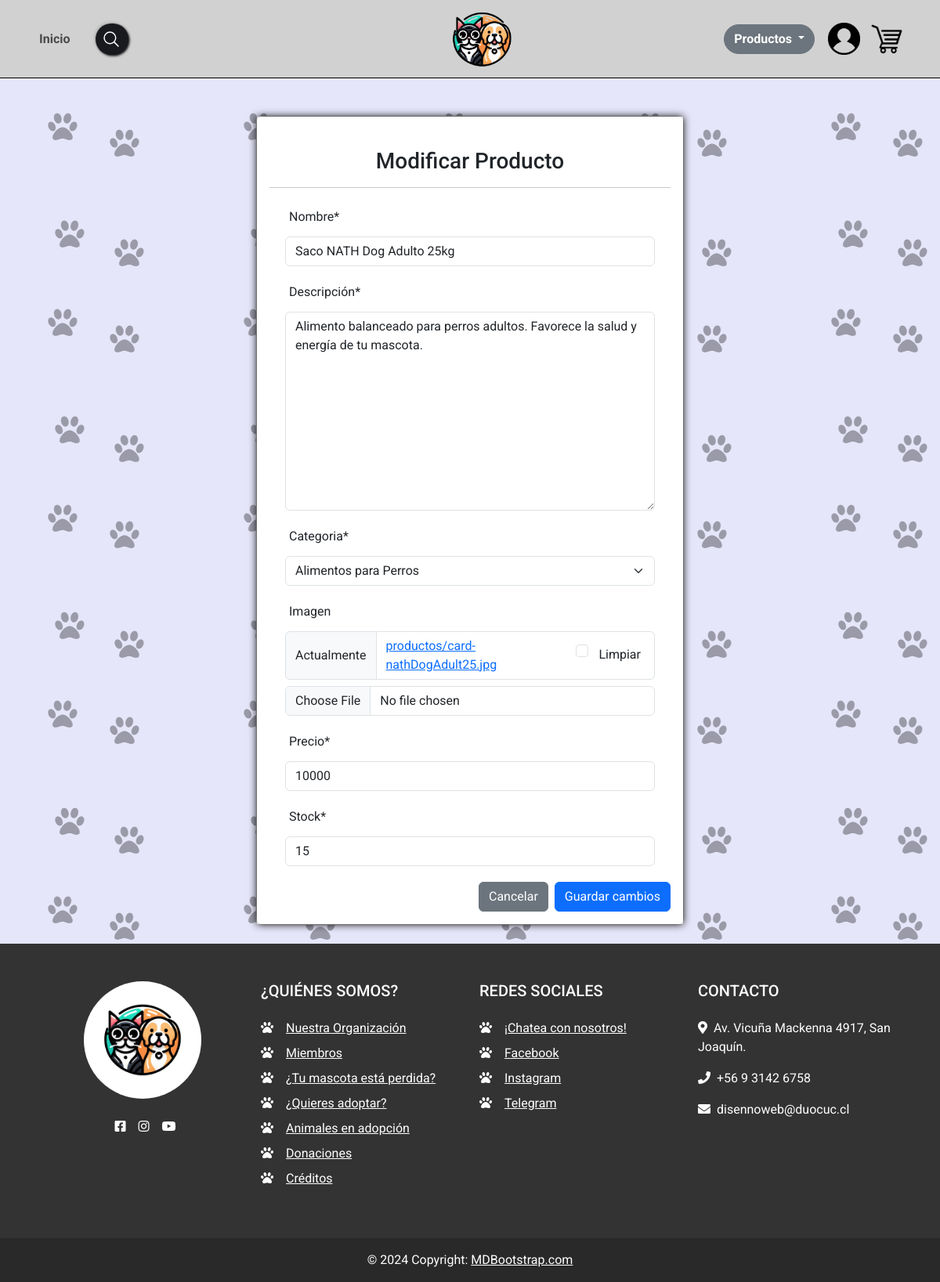
/modificar-producto/14/ (signed in), run on the app's committed database.
### productos/models.py (models this page shows, shortened)
class Producto(models.Model):
    nombre = models.CharField(max_length=50, verbose_name="Nombre")
    descripcion = models.TextField(max_length=150, verbose_name="Descripción")
    categoria = models.ForeignKey(Categoria, on_delete=models.CASCADE)
    imagen = models.ImageField(upload_to="productos", null=True)
    precio = models.IntegerField(verbose_name="Precio")
    stock = models.PositiveIntegerField(verbose_name="Stock")
    fecha_creacion = models.DateTimeField(auto_now_add=True, verbose_name="Fecha de Creación")

class Categoria(models.Model):
    nombre = models.CharField(max_length=200, verbose_name="Nombre")
    def __str__(self):
        return self.nombre

### productos/views.py (the view, shortened to what this page needs)
# urls.py: path('modificar-producto/<id>/', modificar_producto, name="modificar_producto"),
@permission_required('productos.change_producto')
def modificar_producto(request, id):
    producto = get_object_or_404(Producto, id=id)
    data = {
        'form': ProductoForm(instance=producto)
    }
    return render(request, 'productos/crud/modificar.html', data)

### productos/forms.py (shortened to what this page needs)
class ProductoForm(forms.ModelForm):
    nombre = forms.CharField(min_length=3, max_length=50)
    imagen = forms.ImageField(required=False, validators=[MaxSizeFileValidator(max_file_size=2)])
    precio = forms.IntegerField(min_value=1, max_value=1500000)
    stock = forms.IntegerField(min_value=1)
    class Meta:
        model = Producto
        fields = '__all__'

### productos/templates/productos/crud/modificar.html (shortened to what this page needs)
{% extends 'productos/plantilla.html' %}
{% load crispy_forms_tags %}
{% block contenido %}
{% load static %}
<div class="container mt-5">
    <div class="row">
        <div class="col-12 col-md-6 offset-md-3" >
           <div class="card">
                <div class="card-body benja-custom-card-form">
                    <br>
                    <h3 class="text-center">Modificar Producto</h3>
                    <hr>
                    <form action="" method="post" enctype="multipart/form-data">
                        <div class="form-group benja-custom-form-group">
                        {{ form | crispy }}
                        </div>
                        <div class="d-flex justify-content-end mt-3">
                            <button type="reset" name="action" value="cancel" class="btn btn-secondary me-2">Cancelar</button>
                            <button type="submit" name="action" value="save" class="btn btn-primary">Guardar cambios</button>
                        </div>
                    </form>
                </div>
            </div>
        </div>
    </div>
</div>
{% endblock %}

### productos/static/productos/css/style.css (style rules this page uses)
body { background-image: url('/static/productos/img/background/background_lavanda_2.png'); }
.benja-custom-card-form, .benja-custom-card-sub { box-shadow: 0 0 10px rgba(0, 0, 0, 1); }
.benja-custom-form-group { margin: 20px; }
.benja-custom-form-group label { padding: 5px; }

### data on the page
Producto: nombre "Saco NATH Dog Adulto 25kg", descripcion "Alimento balanceado para perros adultos. Favorece la salud y energía de tu mascota.", categoria "Alimentos para Perros", precio "10000", stock "15"
